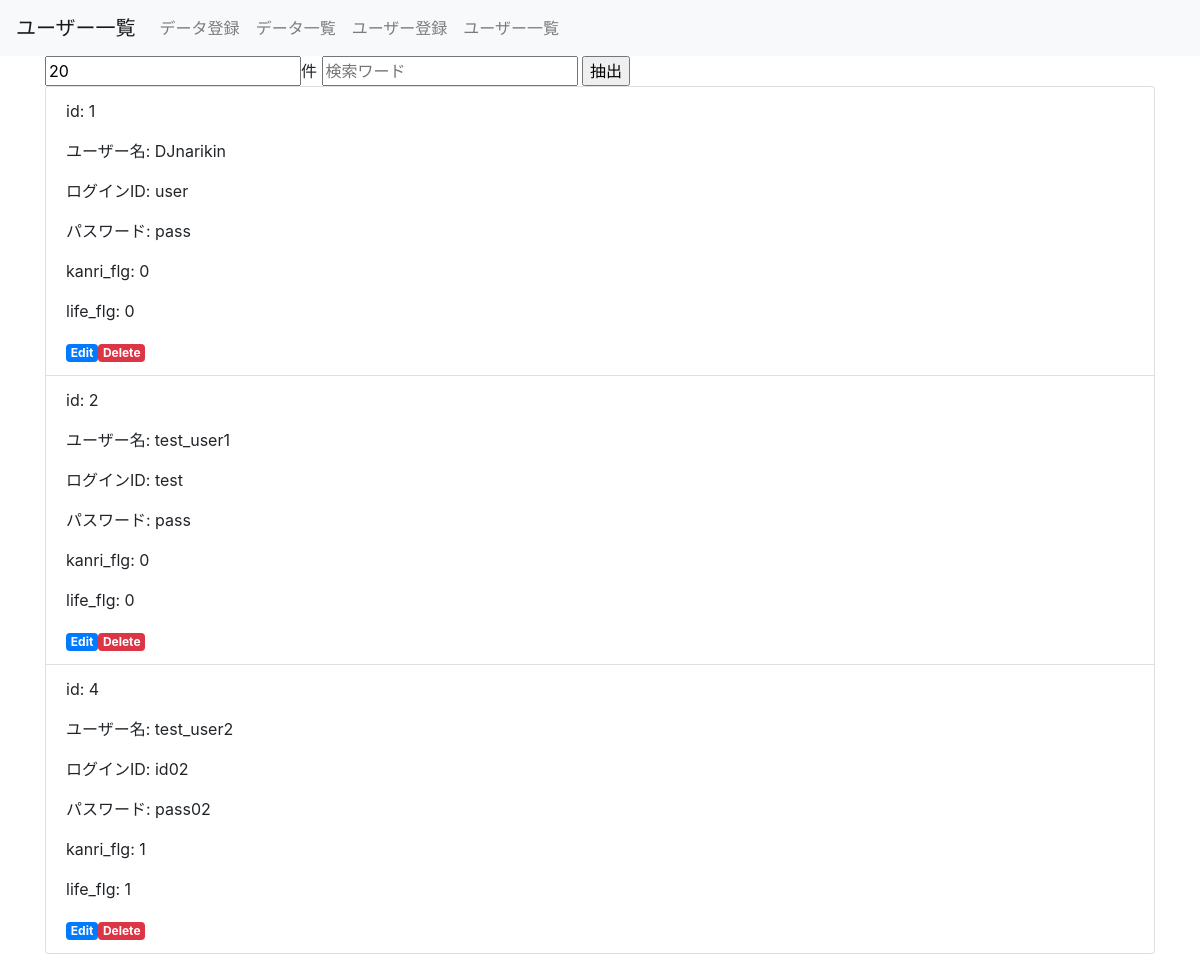
Screenshot of /user_select.php with the database file from the repository.
### tables this page shows
CREATE TABLE `user_table` (
  `id` int(12) NOT NULL,
  `name` varchar(64) NOT NULL,
  `lid` varchar(128) NOT NULL,
  `lpw` varchar(64) NOT NULL,
  `kanri_flg` int(1) NOT NULL,
  `life_flg` int(1) NOT NULL
);

### user_select.php (the view, shortened to what this page needs)
<?php
include("functions.php");
$title = "ユーザー一覧";
$head = headHtml($title);
$header = headerHtml($title);
$pdo = db_conn();
$limit = "20";
$like = "";
$sql = "SELECT * FROM user_table WHERE name LIKE '%$like%' LIMIT $limit";
$stmt = $pdo->prepare($sql);
$status = $stmt->execute();
$view="";
if ($status == false) {
    errorMsg($stmt);
} else {
    while ($result = $stmt->fetch(PDO::FETCH_ASSOC)) {
        $id = "id: ".$result["id"];
        $name = "ユーザー名: ".$result["name"];
        $lid = "ログインID: ".$result["lid"];
        $lpw = "パスワード: ".$result["lpw"];
        $kanri_flg = "kanri_flg: ".$result["kanri_flg"];
        $life_flg = "life_flg: ".$result["life_flg"];
        $edit = '<a href="user_detail.php?id='.$result['id'].'" class="badge badge-primary">Edit</a>';
        $delete = '<a href="user_delete.php?id='.$result['id'].'" class="badge badge-danger">Delete</a>';
        $view .= "<li class='list-group-item'>
            <p>$id</p>
            <p>$name</p>
            <p>$lid</p>
            <p>$lpw</p>
            <p>$kanri_flg</p>
            <p>$life_flg</p>
            $edit$delete
            </li>";
    }
}
?>
<!DOCTYPE html>
<html lang="ja">
<?=$head?>
<body>
    <?=$header?>
    <div class="container">
        <form action="user_select.php" method="POST">
            <input type="number" name="limit" min="0" value=<?=$limit?>>件
            <input type="text" name="like" placeholder="検索ワード" value=<?=$like?>>
            <input type="submit" value="抽出">
        </form>
        <ul class="list-group">
            <?=$view?>
        </ul>
    </div>
</body>
</html>

### functions.php (shortened to what this page needs)
<?php
function headHtml($title) {
    $head = "<head>
    <meta charset='UTF-8'>
    <meta name='viewport' content='width=device-width, initial-scale=1.0'>
    <meta http-equiv='X-UA-Compatible' content='ie=edge'>
    <title>$title</title>
    <link rel='stylesheet' href='https://stackpath.bootstrapcdn.com/bootstrap/4.2.1/css/bootstrap.min.css'>
    </head>";
    return $head;
}
function headerHtml($title) {
    $header = "<header>
        <nav class='navbar navbar-expand-lg navbar-light bg-light'>
        <a class='navbar-brand' href='#'>$title</a>
        <button class='navbar-toggler' type='button' data-toggle='collapse' data-target='#navbarNav' aria-controls='navbarNav' aria-expanded='false' aria-label='Toggle navigation'>
        <span class='navbar-toggler-icon'></span>
        </button>
        <div class='collapse navbar-collapse' id='navbarNav'>
        <ul class='navbar-nav'>
        <li class='nav-item'>
        <a class='nav-link' href='index.php'>データ登録</a>
        </li>
        <li class='nav-item'>
        <a class='nav-link' href='select.php'>データ一覧</a>
        </li>
        <li class='nav-item'>
        <a class='nav-link' href='user_index.php'>ユーザー登録</a>
        </li>
        <li class='nav-item'>
        <a class='nav-link' href='user_select.php'>ユーザー一覧</a>
        </li>
        </ul>
        </div>
        </nav>
        </header>";
    return $header;
}

### rows the page displays
user_table: id "id: 1", name "ユーザー名: DJnarikin", lid "ログインID: user", lpw "パスワード: pass", kanri_flg "kanri_flg: 0", life_flg "life_flg: 0"
user_table: id "id: 2", name "ユーザー名: test_user1", lid "ログインID: test", lpw "パスワード: pass", kanri_flg "kanri_flg: 0", life_flg "life_flg: 0"
user_table: id "id: 4", name "ユーザー名: test_user2", lid "ログインID: id02", lpw "パスワード: pass02", kanri_flg "kanri_flg: 1", life_flg "life_flg: 1"

### other values shown
$title "ユーザー一覧"
